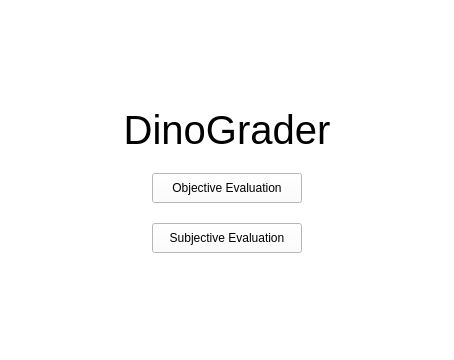
<?xml version="1.0" encoding="UTF-8"?>
<ui version="4.0">
 <class>MainWindow</class>
 <widget class="QMainWindow" name="MainWindow">
  <property name="geometry">
   <rect>
    <x>0</x>
    <y>0</y>
    <width>454</width>
    <height>360</height>
   </rect>
  </property>
  <property name="windowTitle">
   <string>MainWindow</string>
  </property>
  <widget class="QWidget" name="centralwidget">
   <layout class="QVBoxLayout" name="verticalLayout_2">
    <property name="spacing">
     <number>0</number>
    </property>
    <property name="leftMargin">
     <number>0</number>
    </property>
    <property name="topMargin">
     <number>0</number>
    </property>
    <property name="rightMargin">
     <number>0</number>
    </property>
    <property name="bottomMargin">
     <number>0</number>
    </property>
    <item>
     <widget class="QWidget" name="verticalWidget" native="true">
      <property name="autoFillBackground">
       <bool>false</bool>
      </property>
      <property name="styleSheet">
       <string notr="true">background-color: rgb(255, 255, 255);</string>
      </property>
      <layout class="QVBoxLayout" name="verticalLayout">
       <property name="spacing">
        <number>20</number>
       </property>
       <property name="leftMargin">
        <number>0</number>
       </property>
       <property name="topMargin">
        <number>0</number>
       </property>
       <property name="rightMargin">
        <number>0</number>
       </property>
       <property name="bottomMargin">
        <number>0</number>
       </property>
       <item>
        <spacer name="verticalSpacer_2">
         <property name="orientation">
          <enum>Qt::Vertical</enum>
         </property>
         <property name="sizeHint" stdset="0">
          <size>
           <width>20</width>
           <height>40</height>
          </size>
         </property>
        </spacer>
       </item>
       <item>
        <widget class="QLabel" name="label">
         <property name="font">
          <font>
           <family>Segoe UI</family>
           <pointsize>30</pointsize>
          </font>
         </property>
         <property name="text">
          <string>DinoGrader</string>
         </property>
         <property name="alignment">
          <set>Qt::AlignCenter</set>
         </property>
        </widget>
       </item>
       <item alignment="Qt::AlignHCenter">
        <widget class="QPushButton" name="obj_button">
         <property name="minimumSize">
          <size>
           <width>150</width>
           <height>30</height>
          </size>
         </property>
         <property name="font">
          <font>
           <family>Segoe UI</family>
          </font>
         </property>
         <property name="focusPolicy">
          <enum>Qt::StrongFocus</enum>
         </property>
         <property name="styleSheet">
          <string notr="true"/>
         </property>
         <property name="text">
          <string>Objective Evaluation</string>
         </property>
         <property name="flat">
          <bool>false</bool>
         </property>
        </widget>
       </item>
       <item alignment="Qt::AlignHCenter">
        <widget class="QPushButton" name="sub_button">
         <property name="minimumSize">
          <size>
           <width>150</width>
           <height>30</height>
          </size>
         </property>
         <property name="maximumSize">
          <size>
           <width>150</width>
           <height>150</height>
          </size>
         </property>
         <property name="font">
          <font>
           <family>Segoe UI</family>
          </font>
         </property>
         <property name="focusPolicy">
          <enum>Qt::StrongFocus</enum>
         </property>
         <property name="styleSheet">
          <string notr="true"/>
         </property>
         <property name="text">
          <string>Subjective Evaluation</string>
         </property>
         <property name="default">
          <bool>false</bool>
         </property>
         <property name="flat">
          <bool>false</bool>
         </property>
        </widget>
       </item>
       <item>
        <spacer name="verticalSpacer">
         <property name="orientation">
          <enum>Qt::Vertical</enum>
         </property>
         <property name="sizeHint" stdset="0">
          <size>
           <width>20</width>
           <height>40</height>
          </size>
         </property>
        </spacer>
       </item>
      </layout>
     </widget>
    </item>
   </layout>
  </widget>
 </widget>
 <resources/>
 <connections/>
</ui>
